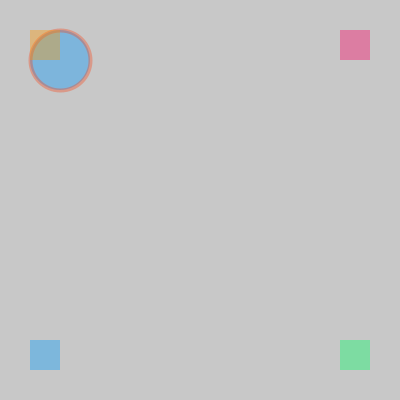
Frame 1 (no input)
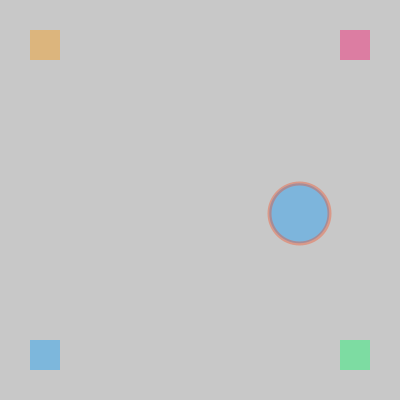
Frame 60 (the mouse pressed at the canvas centre just before this capture)
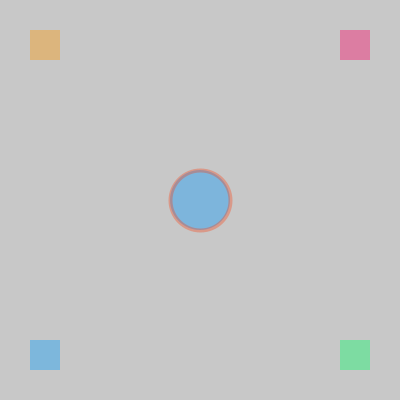
Frame 120 (the mouse held since frame 60 and released just before this capture)

The Processing sketch that drew these frames (run headless with seeded random() and noise(); from frame 60 on, the mouse is pressed at the canvas centre):

// Processing sketch: processing_74522
// ── processing_74522.pde

int d=60;
float x=d;
float y=d;
float dirX=random(10);
float dirY=random(10);
int si1=0;
int si2=0;
int si3=0;
int si4=0;

void setup() {
  size(400, 400);
  background(200);
  smooth();
}
void draw() {
  background(200);
  strokeWeight(4);
  stroke(255,50,0,80);
  fill(0,150,255,95);
  ellipse(x, y, d, d);
  x=x+dirX;
  y=y+dirY;

  //right border
  if (x>width-d/2) {
    dirX=-dirX;
  }
  //left
  if (x<d/2) {
    dirX=-dirX;
  }
  //up border
  if (y<d/2) {
    dirY=-dirY;
  }
  //bottom border
  if (y>height-d/2) {
    dirY=-dirY;
  }

  if (mousePressed) {
    //ellipse(mouseX, mouseY, d, d);
    x=mouseX;
    y=mouseY;
  }
  
  //primo quadrato
  noStroke();
  fill(255,150,0,95);
  if(x<d && y<d){
    si1=1;
  }
  if(si1==0){
    rect(d/2,d/2,d/2,d/2);
  }else{
    rect(x-d/2,y-d/2,d/2,d/2);
  }
  
  //secondo quadrato
  fill(255,0,100,95);
  if(x>width-d && y<d){
    si2=1;
  }
  if(si2==0){
    rect(width-d,d/2,d/2,d/2);
  }else{
    rect(x,y-d/2,d/2,d/2);
  }
  //terzo quadrato
  fill(0,155,255,95);
  if(x<d && y>height-d){
    si3=1;
  }
  if(si3==0){
    rect(d/2,height-d,d/2,d/2);
  }else{
    rect(x-d/2,y,d/2,d/2);
  }
  //quarto quadrato
  fill(0,255,100,95);
  if(x>width-d && y>height-d){
    si4=1;
  }
  if(si4==0){
    rect(width-d,height-d,d/2,d/2);
  }else{
    rect(x,y,d/2,d/2);
  }
  
  
  
}
void mouseReleased() {
  dirX=mouseX-pmouseX;
  dirY=mouseY-pmouseY;
}
